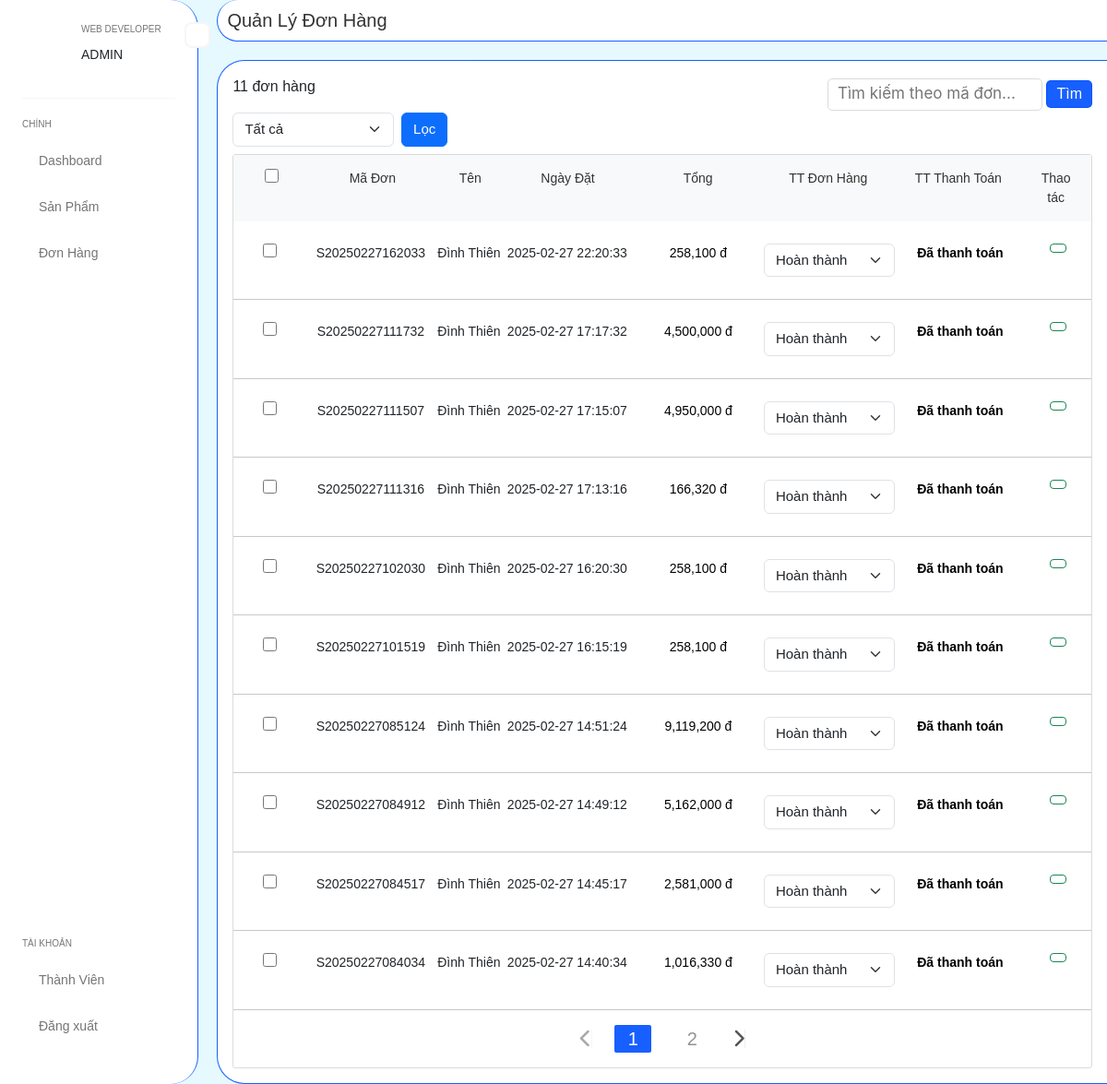
Page /admin/orders (signed in) on the committed database.
### tables this page shows
CREATE TABLE `orders` (
  `id` int(11) NOT NULL,
  `user_id` int(11) NOT NULL,
  `voucher_id` int(11) DEFAULT NULL,
  `staff_id` int(11) DEFAULT NULL,
  `code_order` varchar(100) NOT NULL,
  `total` double(10,0) NOT NULL,
  `by_date` datetime NOT NULL DEFAULT current_timestamp(),
  `status` tinyint(4) NOT NULL DEFAULT 1,
  `delivery_date` datetime DEFAULT NULL
);

CREATE TABLE `users` (
  `id` int(11) NOT NULL,
  `name` varchar(255) NOT NULL,
  `phone` text DEFAULT NULL,
  `email` varchar(100) NOT NULL,
  `url_image` varchar(100) DEFAULT NULL,
  `password` varchar(255) NOT NULL,
  `address` varchar(1000) DEFAULT NULL,
  `address_detail` varchar(255) DEFAULT NULL,
  `role` tinyint(4) NOT NULL DEFAULT 0,
  `status` tinyint(4) NOT NULL DEFAULT 0
);

CREATE TABLE `payment` (
  `id` int(11) NOT NULL,
  `order_id` int(11) NOT NULL,
  `request_id` varchar(50) NOT NULL,
  `amount` decimal(10,0) NOT NULL,
  `order_info` text DEFAULT NULL,
  `trans_id` varchar(50) DEFAULT NULL,
  `result_code` int(11) NOT NULL,
  `message` text DEFAULT NULL,
  `payment_method_id` int(11) NOT NULL,
  `response_time` bigint(20) DEFAULT NULL,
  `created_at` timestamp NOT NULL DEFAULT current_timestamp(),
  `signature` varchar(255) DEFAULT NULL,
  `status` enum('Chưa thanh toán','Đã thanh toán') DEFAULT 'Chưa thanh toán'
);

### app/views/Viewer.php (called while the page is built, shortened)
<?php
abstract class Viewer {
    public function render($view, $data = []) {
        extract($data);
        require_once 'app/views/'. $view. '.php';
    }
}

### app/controllers/admin/Order.php (called while the page is built, shortened)
<?php
class Order extends Base
{
    public $data = [];
    private $OrderModel;
    public static $item_page = 10;
    public function __construct()
    {
        $this->OrderModel = $this->model('OrderModel');
    }
    public function index()
    {
        $this->OrderModel->__set('item_page', self::$item_page);
        $current_page = isset($_GET['page']) ? $_GET['page'] : 1;
        $this->OrderModel->__set('current_page', $current_page);
        $code = isset($_GET['code']) ? trim($_GET['code']) : null;
        $this->OrderModel->__set('code', $code);
        $status = isset($_GET['status']) ? $_GET['status'] : 0;
        $this->OrderModel->__set('status', $status);
        $total_order_handle_page = $this->OrderModel->total_order_handle_page();
        $total_page = ceil($total_order_handle_page['total'] / self::$item_page);
        if ($total_page > 1) {
            $links = $this->handle_url_page($total_page, $current_page);
            $this->data['sub_content']['links'] = $links;
        }
        $orders = $this->OrderModel->get_order_admin();
        $total = $this->OrderModel->total();
        $this->data['sub_content']['total_order'] = $total;
        $this->data['title_page'] = 'Quản Lý Đơn Hàng';
        $this->data['content'] = 'admin/orders/index';
        $this->data['sub_content']['orders'] = $orders;
        $this->render('layouts/main_admin', $this->data);
    }
}

### app/core/Router.php (called while the page is built, shortened)
<?php
class Router {
    private $routes = [];
    public function create(string $path, array $params) {
        $regex_path = preg_replace('/\{(.+?)\}/', '([^/]+)', $path);
        $regex_path = str_replace('/', '\/', $regex_path);
        $this->routes[] = [
            'regex_path' => $regex_path,
            'params' => $params
        ];
    }
    public function dispatch($path) {
        foreach ($this->routes as $route) {
            if(preg_match("/^{$route['regex_path']}$/", $path, $matches)) {
                unset($matches[0]);
                [$__controller, $__action] = $route['params'];
                $__controller = new $__controller;
                return call_user_func_array([$__controller, $__action], $matches);
            }
        }
        exit;
    }
}

### app/core/App.php (called while the page is built, shortened)
<?php
class App {
    public function __construct() {
        $this->router = new Router();
        $url = $_SERVER['PATH_INFO'] ?? '/';
        $this->router->dispatch($url);
    }
}

### index.php (called while the page is built, shortened)
<?php
spl_autoload_register(function ($class) {
    $path = str_replace('\\', DIRECTORY_SEPARATOR, $class) . '.php';
});
$app = new app\core\App;

### app/core/Database.php (called while the page is built, shortened)
<?php
class Database
{
  private $pdo;
  public function __construct(private $servername, private $database, private $username, private $password, private $charset)
  {
    try {
      $dsn = "mysql:host=$this->servername;dbname=$this->database;charset=$this->charset";
      $this->pdo = new PDO($dsn, $this->username, $this->password);
      $this->pdo->setAttribute(PDO::ATTR_ERRMODE, PDO::ERRMODE_EXCEPTION);
    } catch (PDOException $e) {
      echo "Connection failed: " . $e->getMessage();
    }
  }
  private function query($sql, $param = [])
  {
    $stmt = $this->pdo->prepare($sql);
    if ($param) {
      $stmt->execute($param);
    } else {
      $stmt->execute();
    }
    return $stmt;
  }
  protected function getAll($sql, $param = [])
  {
    $stmt = $this->query($sql, $param);
    return $stmt->fetchAll(PDO::FETCH_ASSOC);
  }
  protected function getOne($sql, $param = [])
  {
    $stmt = $this->query($sql, $param);
    return $stmt->fetch(PDO::FETCH_ASSOC);
  }
}

### app/core/Model.php (called while the page is built, shortened)
<?php
abstract class Model extends Database
{
    protected $table;
    public function total()
    {
        $sql = "SELECT COUNT(*) as total FROM {$this->table}";
        return $this->getOne($sql);
    }
}

### app/models/ModelSetup.php (called while the page is built, shortened)
<?php
trait ModelSetup {
    private $setups = [];
    public function __get($name) {
        return $this->setups[$name] ?? null;
    }
    public function __set($name, $value) {
        $this->setups[$name] = $value;
    }
}

### app/models/OrderModel.php (called while the page is built, shortened)
<?php
class OrderModel extends Model
{
    public function get_order_admin()
    {
        $item_page = $this->__get('item_page');
        $offset = ($this->__get('current_page') - 1) * $item_page;
        $status = $this->__get('status');
        $sql = "SELECT o.id, o.code_order, u.name, o.by_date, o.total, o.status, p_m.status as payment_status ";
        $sql .= "FROM orders o ";
        $sql .= "LEFT JOIN users u ON o.user_id = u.id ";
        $sql .= "LEFT JOIN payment p_m ON o.id = p_m.order_id ";
        $sql .= "WHERE 1 ";
        $sql .= "ORDER BY o.id DESC ";
        $sql .= "LIMIT {$item_page} OFFSET {$offset}";
        return $this->getAll($sql);
    }
    public function total_order_handle_page()
    {
        $status = $this->__get('status');
        $sql = "SELECT COUNT(*) as total FROM orders WHERE 1 ";
        return $this->getOne($sql);
    }
}

### app/views/admin/orders/index.php (the view, shortened to what this page needs)
<div class="custom-admin__content">
    <div class="custom-content__title">
        <h3>Quản Lý Đơn Hàng</h3>
    </div>
    <div class="custom-content__show p-3">
        <div class="custom-content__show--top">
            <p><?= $total_order['total'] ?> đơn hàng</p>
            <form method="GET">
                <input type="text" name="code" value="<?= isset($_GET['code']) ? $_GET['code'] : ''; ?>"
                    placeholder="Tìm kiếm theo mã đơn...">
                <button type="submit">Tìm</button>
            </form>
        </div>
        <form class="w-25 mb-2" method="GET">
            <div class="d-flex align-items-center gap-2">
                <select name="status" class="form-select fs-15">
                    <option <?= (isset($_GET['status']) && $_GET['status'] == 0) ? 'selected' : ''; ?> value="0">Tất cả
                    </option>
                </select>
                <button type="submit" class="btn btn-primary fs-15">Lọc</button>
            </div>
        </form>
        <?php if(!empty($orders)): ?>
        <form action="<?= _WEB_ROOT_ ?>/admin/order/handle_update_groups" method="POST"
            onsubmit="return confirm('Bạn có chắc muốn duyệt tất cả đơn hàng này!')">
            <div class="custom-content__show--main">
                <div class="custom-content__show--main--top bg-light">
                    <div class="row ">
                        <div class="col-1">
                            <div class="text-center">
                                <input class="custom-table__check--all " id="check_all" type="checkbox">
                            </div>
                        </div>
                        <div class="col-11">
                            <div class="row">
                                <div class="col-2">
                                    <p class="m-0 text-center no-drop">Mã Đơn</p>
                                </div>
                                <div class="col-1">
                                    <p class="m-0 text-center">Tên</p>
                                </div>
                                <div class="col-2 p-0">
                                    <p class="m-0 text-center">Ngày Đặt</p>
                                </div>
                                <div class="col-2 p-0">
                                    <p class="m-0 text-center">Tổng</p>
                                </div>
                                <div class="col-2">
                                    <p class="m-0 text-center">TT Đơn Hàng</p>
                                </div>
                                <div class="col-2">
                                    <p class="m-0 text-center">TT Thanh Toán</p>
                                </div>
                                <div class="col-1">
                                    <p class="m-0 text-center">Thao tác</p>
                                </div>
                            </div>
                        </div>
                    </div>
                </div>
                <?php
                    foreach ($orders as $order):?>
                    <div class="custom-table__item">
                        <div class="row my-4 g-0">
                            <div class="col-1">
                                <div class="text-center">
                                    <input type="checkbox" value="<?= $order['id'] ?>" name="order_groups[]"
                                        class="custom-table__check check-item" type="checkbox">
                                </div>
                            </div>
                            <div class="col-11">
                                <div class="row g-0">
                                    <div class="col-lg-2 col-3">
                                        <p class="m-0 fs-12 text-center"><?= $order['code_order'] ?></p>
                                    </div>
                                    <div class="col-lg-1 col-3">
                                        <p class="m-0 fs-12 text-center"><?= $order['name'] ?></p>
                                    </div>
                                    <div class="col-lg-2 col-4">
                                        <p class="m-0 fs-12 text-center"><?= $order['by_date'] ?></p>
                                    </div>
                                    <div class="col-lg-2 col-3">
                                        <p class="m-0 text-black fs-12 text-center">
                                            <?= number_format($order['total']) ?> đ
                                        </p>
                                    </div>
                                    <div class="col-lg-2 col-3">
                                        <select onchange="update_status_order(this, '<?= $order['id'] ?>')"
                                            class="form-select form-select-md fs-15">
                                            <option  <?= $order['status'] == 6 ? 'selected' : ''?> disabled>Hoàn thành</option>
                                        </select>
                                    </div>
                                    <div class="col-lg-2 col-3">
                                        <p class="m-0 text-black fs-12 text-center fw-bold"><?=$order['payment_status']?></p>
                                    </div>
                                    <div class="col-lg-1 col-1 ">
                                        <div class="d-flex justify-content-center gap-2">
                                            <button type="button" onclick="get_order_by_id(this)" data-bs-toggle="modal"
                                                data-bs-target="#showOrderModal"
                                                data-id="<?= $order['id'] ?>" class="btn btn-outline-success btn-sm"></button>
                                        </div>
                                    </div>
                                </div>
                            </div>
                        </div>
                    </div>
                    <hr>
                <?php endforeach ?>
                <ul class="pagination">
                    <?php if (isset($links))
                        echo $links; ?>
                </ul>
            </div>
        </form>
        <?php else: ?>
            <div class="d-flex align-items-center justify-content-center mt-5">
                <p class="alert alert-warning w-100 text-center">Hiện tại không có đơn hàng nào!</h3>
            </div>
        <?php endif ?>
    </div>
</div>

### public/assets/css/admin/main.css (style rules this page uses)
:root { --primary-color: #0051ffe8; --white-color: #fff; --black-color: #000; --text-color: #333; --border-color: #dbdbdb; --start-gold-color: #FFCE3e; }
* { margin: 0; padding: 0; box-sizing: border-box; font-family: "Inter", sans-serif; }
body { background-color: rgba(0, 204, 255, 0.1) !important; }
.custom-admin__content { width: 100%; margin-left: 20px; }
.custom-content__title { border-left: 1px solid var(--primary-color); border-bottom: 1px solid var(--primary-color); padding: 10px; border-radius: 30px 0 0 30px; background-color: var(--white-color); }
.custom-table__check, .custom-table__check--all { width: 15px; height: 15px; border-radius: 50%; border: 2px solid var(--border-color); cursor: grab; outline: none; }
.custom-content__title h3 { font-size: 20px; font-weight: 400; margin: 0px; color: var(--text-color); }
.custom-content__show { border: 1px solid var(--primary-color); border-right: none; background-color: var(--white-color); border-radius: 30px 0 0 30px; margin-top: 20px; }
.custom-content__show--top { display: flex; align-items: center; justify-content: space-between; }
.custom-content__show--top input { height: 35px; border: 1px solid var(--border-color); outline: none; border-radius: 5px; padding-left: 10px; font-size: 17px; color: var(--text-color); }
.custom-content__show--top button { outline: none; border: 1px solid var(--primary-color); padding: 2px 10px; border-radius: 5px; color: var(--white-color); background-color: var(--primary-color); }
.custom-content__show--main { border: 1px solid var(--border-color); border-radius: 3px; }
.custom-content__show--main--top { padding: 15px; font-size: 14px; color: var(--text-color); position: sticky; top: 0px; z-index: 10; }
.custom-table__item { font-size: 14px; }
.fs-15 { font-size: 15px !important; }
.pagination { display: flex; justify-content: center; align-items: center; list-style: none; }
::placeholder { font-family: -apple-system, BlinkMacSystemFont, "Segoe UI", Roboto, Oxygen, Ubuntu, Cantarell, "Open Sans", "Helvetica Neue", sans-serif; }

### public/assets/messager/messager.css (style rules this page uses)
* { box-sizing: border-box; margin: 0; padding: 0; font-family: "League Spartan", sans-serif; }

### rows in the picture
orders: code_order "S20250227162033", user.name "Đình Thiên", by_date "2025-02-27 22:20:33", total "258,100", status+id "Hoàn thành", payment.status "Đã thanh toán"
orders: code_order "S20250227111732", user.name "Đình Thiên", by_date "2025-02-27 17:17:32", total "4,500,000", status+id "Hoàn thành", payment.status "Đã thanh toán"
orders: code_order "S20250227111507", user.name "Đình Thiên", by_date "2025-02-27 17:15:07", total "4,950,000", status+id "Hoàn thành", payment.status "Đã thanh toán"
orders: code_order "S20250227111316", user.name "Đình Thiên", by_date "2025-02-27 17:13:16", total "166,320", status+id "Hoàn thành", payment.status "Đã thanh toán"
orders: code_order "S20250227102030", user.name "Đình Thiên", by_date "2025-02-27 16:20:30", total "258,100", status+id "Hoàn thành", payment.status "Đã thanh toán"
orders: code_order "S20250227101519", user.name "Đình Thiên", by_date "2025-02-27 16:15:19", total "258,100", status+id "Hoàn thành", payment.status "Đã thanh toán"
orders: code_order "S20250227085124", user.name "Đình Thiên", by_date "2025-02-27 14:51:24", total "9,119,200", status+id "Hoàn thành", payment.status "Đã thanh toán"
orders: code_order "S20250227084912", user.name "Đình Thiên", by_date "2025-02-27 14:49:12", total "5,162,000", status+id "Hoàn thành", payment.status "Đã thanh toán"
orders: code_order "S20250227084517", user.name "Đình Thiên", by_date "2025-02-27 14:45:17", total "2,581,000", status+id "Hoàn thành", payment.status "Đã thanh toán"
orders: code_order "S20250227084034", user.name "Đình Thiên", by_date "2025-02-27 14:40:34", total "1,016,330", status+id "Hoàn thành", payment.status "Đã thanh toán"

### other values in the picture
$total_order['total'] "11"
